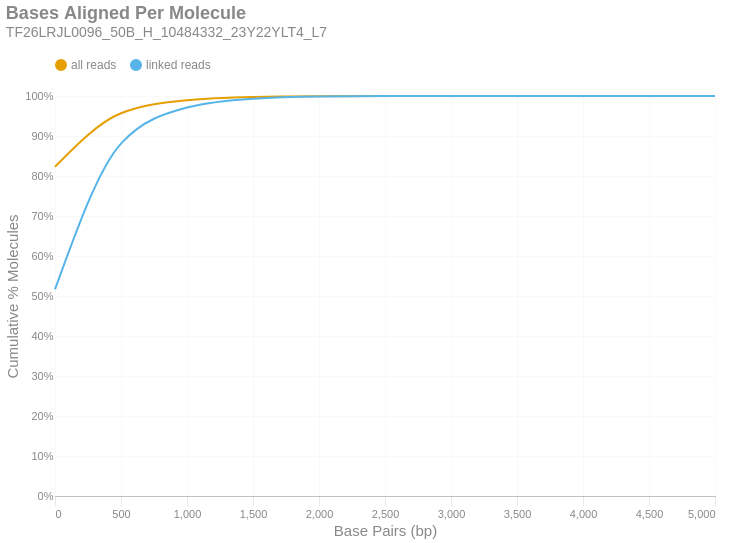

Notebook source saved alongside this figure:
### Markdown cell above
### Bases Aligned Per Molecule
This is a cumulative frequency distribution showing the number of base pairs aligned per unique molecule. These data are shown in 500 bp bins. There are two distributions: one with `all reads` (yellow) and another with only `linked reads` (blue). The percent of molecules in the `linked reads` distribution is relative to the total number of linked molecules.

### Code cell
if SKIPLR:
    print_html(f"Skipped")
else:
    binned_df = consolidated_hist(valids['aligned_bp'], mask, 500, True)
    with SafeRender(binned_df):
        (
            density_plot(binned_df, 'Bases Aligned Per Molecule', samplename, 'basesper')
            .encode(
                x=alt.X('bin:Q', title="Base Pairs (bp)").axis(tickMinStep=500).scale(padding=0),
                y=alt.Y('value:Q', title='Cumulative % Molecules')
                    .axis(format='%')
                    .scale(domain = [0,1])
                    .stack(False),
                color=alt.Color("key:N").scale(domain = ["all reads", "linked reads"]),
                tooltip = [
                    alt.Tooltip("key:N", title = "Data Type"),
                    alt.Tooltip("range_label:N", title="Bases Aligned Per Molecule"),
                    alt.Tooltip("value:Q", format = ".2%", title="% Molecules (Cum.)")
                ]
            )
        ).display()

### Figure 1 — Vega-Lite specification as saved in the notebook (floating-point values rounded to 4 significant figures)
{"width": "container", "height": 400, "config": {"title": {"anchor": "start", "dy": -15, "fontSize": 18, "color": "#888888", "subtitleColor": "#888888", "subtitleFontSize": 14}, "arc": {"fill": "#0072B2"}, "axis": {"domainColor": "#888888", "domainWidth": 0.5, "gridWidth": 0.2, "grid": false, "titleFontWeight": 400, "titleFontSize": 15, "labelFontSize": 11, "labelColor": "#888888", "tickColor": "#888888", "tickWidth": 0.2, "titleColor": "#888888"}, "axisBand": {"grid": false}, "axisX": {"grid": true, "tickSize": 10, "domainCap": "round"}, "axisY": {"domain": false, "grid": true, "tickSize": 0, "domainCap": "round"}, "background": "transparent", "header": {"labelFontSize": 15, "labelColor": "#888888", "titleFontSize": 15, "titleFontWeight": 600, "titleColor": "#888888"}, "legend": {"labelFont": "sans-serif", "labelFontSize": 12, "labelColor": "#888888", "symbolSize": 100, "symbolType": "circle", "titleFontSize": 12, "titlePadding": 10, "titleColor": "#888888", "title": null, "orient": "top"}, "range": {"category": ["#E69F00", "#56B4E9", "#009E73", "#F0E442", "#0072B2", "#D55E00", "#CC79A7", "#000000"], "diverging": ["#cfe8f3", "#a2d4ec", "#73bfe2", "#46abdb", "#1696d2", "#12719e"]}, "area": {"fill": "#0072B2", "fillOpacity": 0.7, "line": true, "strokeOpacity": 0.7}, "line": {"color": "#0072B2", "stroke": "#0072B2", "strokeWidth": 2}, "trail": {"color": "#0072B2", "stroke": "#0072B2", "strokeWidth": 0, "size": 1}, "point": {"filled": true, "fillOpacity": 1.0, "size": 95}, "text": {"color": "#888888", "fontSize": 11, "align": "right", "fontWeight": 400, "size": 11}, "bar": {"fill": "#0072B2", "stroke": null}, "view": {"stroke": null, "continuousWidth": 660, "continuousHeight": 400}}, "data": {"name": "data-9deedd3795bb0ea69e7f67cef7a9d9d2"}, "mark": {"type": "line", "interpolate": "monotone", "point": {"opacity": 0, "size": 275}}, "encoding": {"color": {"field": "key", "scale": {"domain": ["all reads", "linked reads"]}, "type": "nominal"}, "tooltip": [{"field": "key", "title": "Data Type", "type": "nominal"}, {"field": "range_label", "title": "Bases Aligned Per Molecule", "type": "nominal"}, {"field": "value", "format": ".2%", "title": "% Molecules (Cum.)", "type": "quantitative"}], "x": {"axis": {"tickMinStep": 500}, "field": "bin", "scale": {"padding": 0}, "title": "Base Pairs (bp)", "type": "quantitative"}, "y": {"axis": {"format": "%"}, "field": "value", "scale": {"domain": [0, 1]}, "stack": false, "title": "Cumulative % Molecules", "type": "quantitative"}}, "params": [{"name": "param_c36ac31b6afebe62", "select": {"type": "point", "fields": ["key"]}, "bind": "legend"}], "title": {"text": "Bases Aligned Per Molecule", "subtitle": "TF26LRJL0096_50B_H_10484332_23Y22YLT4_L7"}, "transform": [{"fold": ["all reads (cumsum)", "linked reads (cumsum)"]}, {"calculate": "replace(datum.key, ' (cumsum)', '')", "as": "key"}, {"filter": {"param": "param_c36ac31b6afebe62"}}], "usermeta": {"embedOptions": {"downloadFileName": "TF26LRJL0096_50B_H_10484332_23Y22YLT4_L7.basesper"}}, "$schema": "https://vega.github.io/schema/vega-lite/v6.4.1.json", "datasets": {"data-9deedd3795bb0ea69e7f67cef7a9d9d2": [{"bin": "0.0", "interval": "0.0-500.0", "all reads": 0.8231, "linked reads": 0.5164, "all reads (cumsum)": 0.8231, "linked reads (cumsum)": 0.5164, "range_label": "0-499"}, {"bin": "500.0", "interval": "500.0-1000.0", "all reads": 0.1337, "linked reads": 0.3647, "all reads (cumsum)": 0.9567, "linked reads (cumsum)": 0.8811, "range_label": "500-999"}, {"bin": "1000.0", "interval": "1000.0-1500.0", "all reads": 0.03277, "linked reads": 0.0901, "all reads (cumsum)": 0.9895, "linked reads (cumsum)": 0.9712, "range_label": "1000-1499"}, {"bin": "1500.0", "interval": "1500.0-2000.0", "all reads": 0.008085, "linked reads": 0.02224, "all reads (cumsum)": 0.9976, "linked reads (cumsum)": 0.9934, "range_label": "1500-1999"}, {"bin": "2000.0", "interval": "2000.0-2500.0", "all reads": 0.001944, "linked reads": 0.005346, "all reads (cumsum)": 0.9995, "linked reads (cumsum)": 0.9987, "range_label": "2000-2499"}, {"bin": "2500.0", "interval": "2500.0-3000.0", "all reads": 0.0003597, "linked reads": 0.0009893, "all reads (cumsum)": 0.9999, "linked reads (cumsum)": 0.9997, "range_label": "2500-2999"}, {"bin": "3000.0", "interval": "3000.0-3500.0", "all reads": 7.46e-05, "linked reads": 0.0002052, "all reads (cumsum)": 1.0, "linked reads (cumsum)": 0.9999, "range_label": "3000-3499"}, {"bin": "3500.0", "interval": "3500.0-4000.0", "all reads": 1.718e-05, "linked reads": 4.726e-05, "all reads (cumsum)": 1.0, "linked reads (cumsum)": 1.0, "range_label": "3500-3999"}, {"bin": "4000.0", "interval": "4000.0-4500.0", "all reads": 4.712e-06, "linked reads": 1.296e-05, "all reads (cumsum)": 1.0, "linked reads (cumsum)": 1.0, "range_label": "4000-4499"}, {"bin": "4500.0", "interval": "4500.0-5000.0", "all reads": 6.525e-07, "linked reads": 1.795e-06, "all reads (cumsum)": 1.0, "linked reads (cumsum)": 1.0, "range_label": "4500-4999"}, {"bin": "5000.0", "interval": "5000.0-5500.0", "all reads": 2.175e-07, "linked reads": 5.982e-07, "all reads (cumsum)": 1.0, "linked reads (cumsum)": 1.0, "range_label": "5000-5499"}]}}
